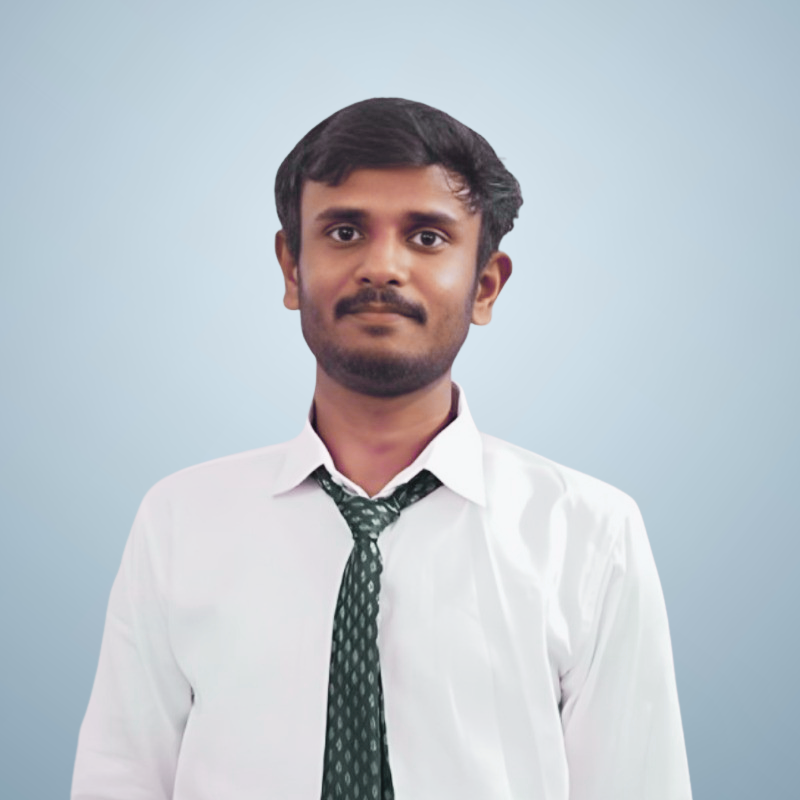
#> input picture assets/prof_pic7.png, 800 x 800 px, found by its file name
$ jupyter execute image.ipynb   (shell and % lines are left out)
#> lines starting #> are read from the running program, lines starting #| are printed output that depends on the picture; after the words box and inside, x2 and y2 are one past the last pixel; in counts of white or black regions, pixels touching at a corner belong together
[cell 1]
from PIL import Image
import numpy as np
import matplotlib.pyplot as plt

[cell 2]
im=Image.open('prof_pic7.png').convert('L')
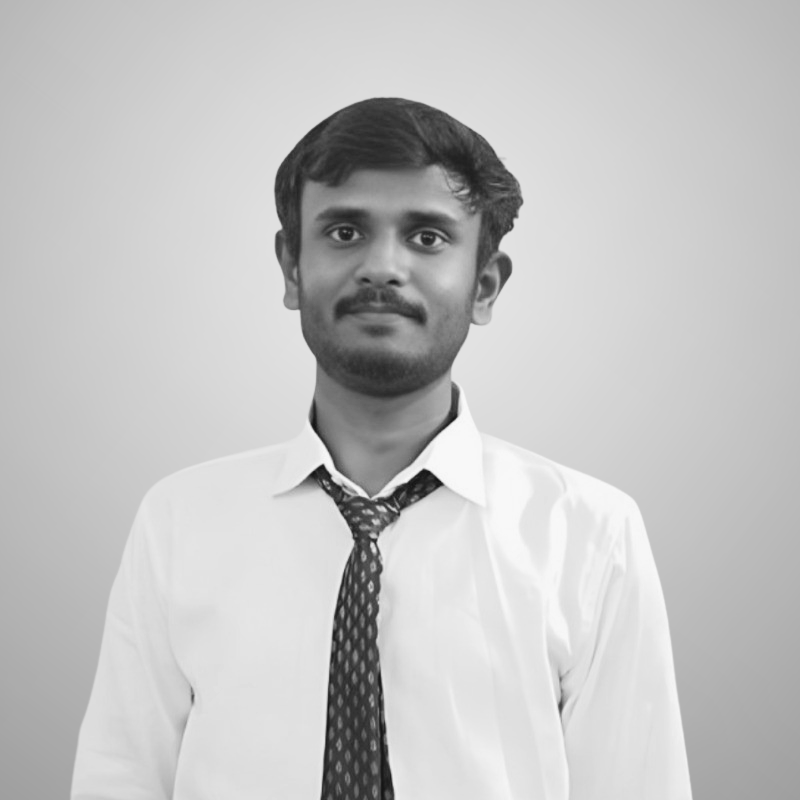
#> im: PIL image 800x800 L; min 18, max 248, mean 195

[cell 3]
a=np.array(im)

[cell 4]
a

[cell 5]
threshold=128
binary_image=(a>threshold).astype(int)
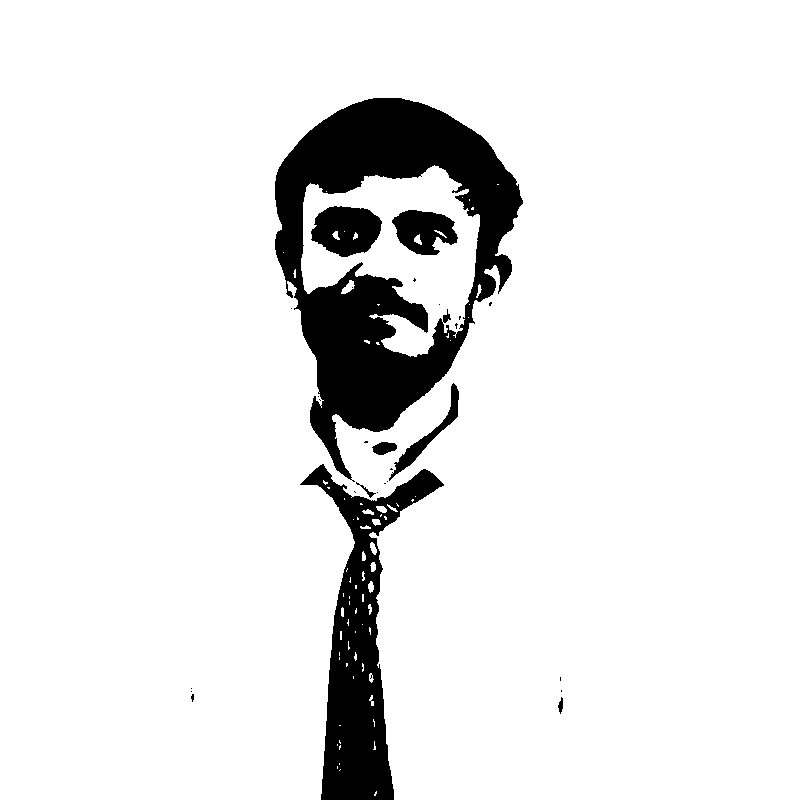
#> binary_image: shape (800, 800) int64; values 0 (black) and 1 (white), 90.6% white; 28 black regions (20 under 20 px), largest, box (x1, y1, x2, y2) and area: (275, 98, 523, 482) 37873, (300, 464, 444, 800) 16096, (311, 206, 382, 257) 2614

[cell 6]
plt.imshow(binary_image, cmap='gray')
plt.title("Aryan Sharma")
plt.axis('off')
plt.show()

[cell 7]
im=Image.open('prof_pic1.png').convert('L')
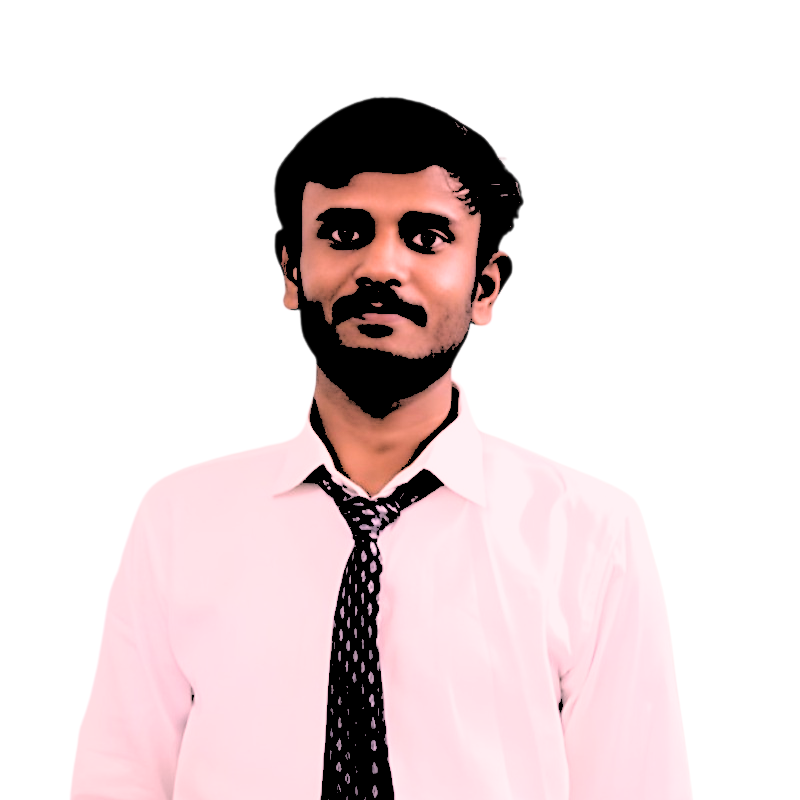
#> input picture assets/prof_pic1.png, 800 x 800 px, found by its file name
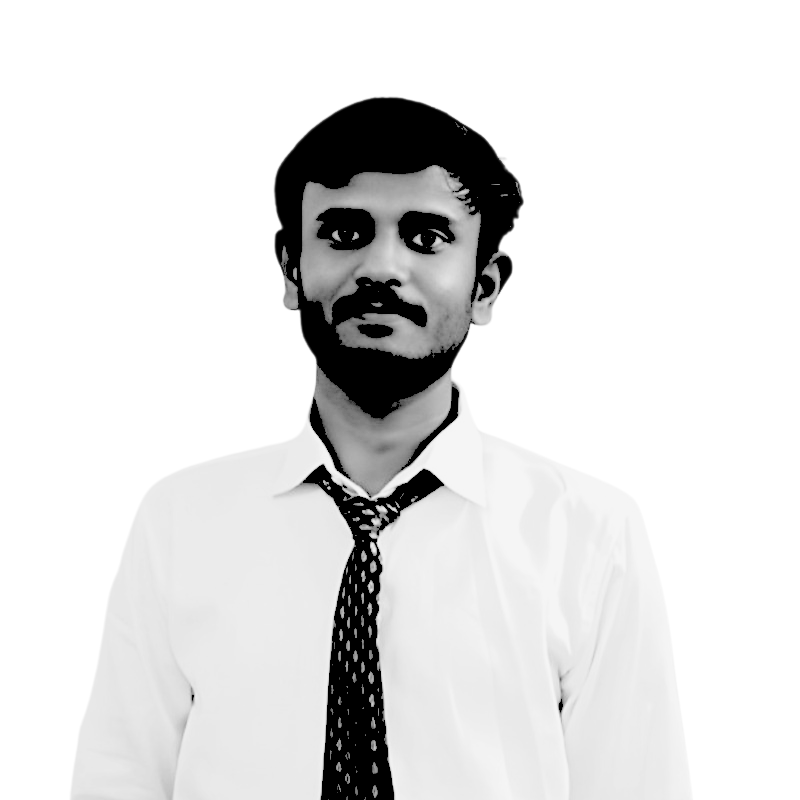
#> im: PIL image 800x800 L; min 0, max 255, mean 224.4
small_img=im.resize((128,128))
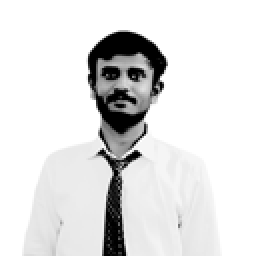
#> small_img: PIL image 128x128 L (shown 2 times larger); min 0, max 255, mean 224.5
a_small=np.array(small_img)
binary_image=(a_small>threshold).astype(int)
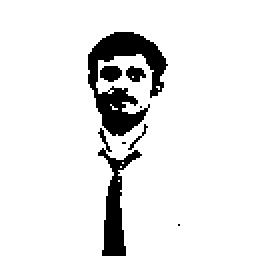
#> binary_image: shape (128, 128) int64 (shown 2 times larger); values 0 (black) and 1 (white), 90.7% white; 8 black regions (3 under 20 px), largest, box (x1, y1, x2, y2) and area: (44, 16, 84, 68) 918, (49, 64, 71, 128) 457, (50, 33, 61, 41) 69, (63, 33, 73, 41) 53, (64, 62, 74, 75) 22
plt.figure(figsize=(6,6))
plt.imshow(binary_image,cmap='gray')
plt.axis('off')
rows,cols=binary_image.shape
#> rows = 128; cols = 128

[cell 8]
plt.figure(figsize=(6,6))
plt.imshow(binary_image, cmap='gray')
plt.axis('off')
rows,cols=binary_image.shape
for i in range(rows):
    for j in range(cols):
        plt.text(j,i,str(binary_image[i,j]), ha='center', va='center', color='red',fontsize=6)
plt.title('Aryan Sharma')
plt.show()
